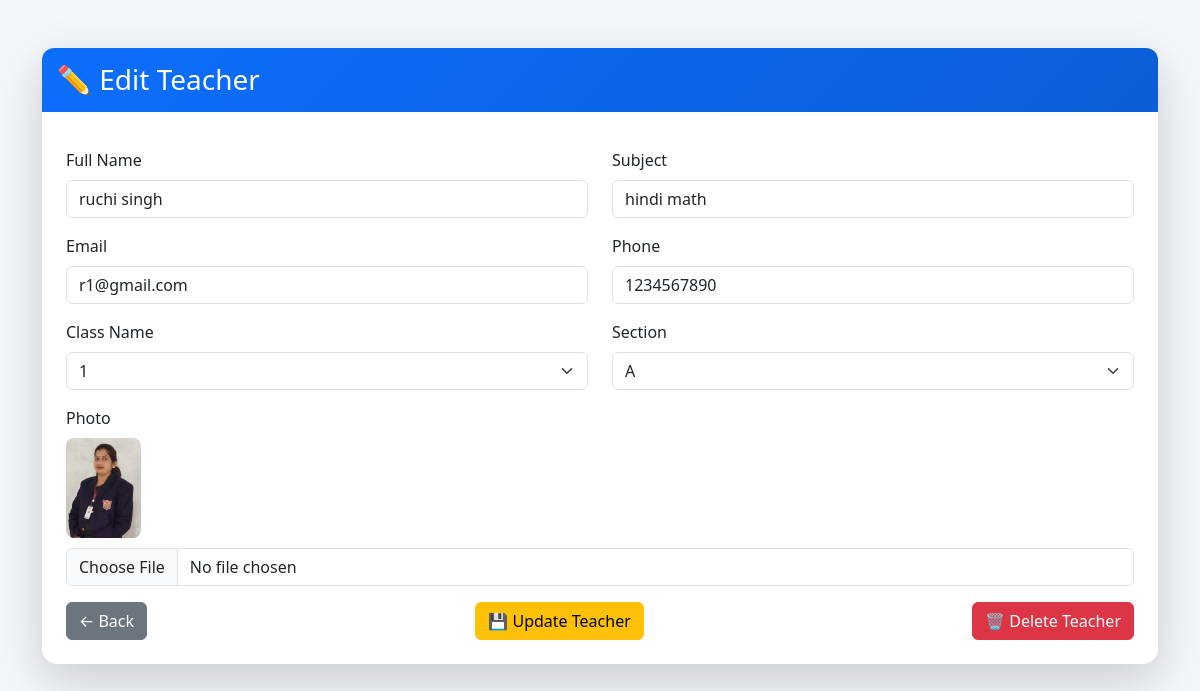
Screenshot of /admin/edit_teacher.php?id=2025TCH002 (signed in) with the database file from the repository.
### tables this page shows
CREATE TABLE `teachers` (
  `teacher_id` varchar(20) NOT NULL,
  `name` varchar(100) NOT NULL,
  `subject` varchar(100) NOT NULL,
  `email` varchar(100) DEFAULT NULL,
  `phone` varchar(20) DEFAULT NULL,
  `classroom_id` varchar(20) DEFAULT 'NA',
  `photo` varchar(255) DEFAULT NULL
);

### admin/edit_teacher.php (the view, shortened to what this page needs)
<?php
require_once '../common/config.php';
$teacher_id = $_GET['id'];
$result = $conn->query("SELECT * FROM teachers WHERE teacher_id='$teacher_id'");
$teacher = $result->fetch_assoc();
?>
<!DOCTYPE html>
<html lang="en">
<head>
<link href="https://cdn.jsdelivr.net/npm/bootstrap@5.3.0/dist/css/bootstrap.min.css" rel="stylesheet">
</head>
<body>
<div class="container mt-5">
<div class="card shadow-lg p-4">
<div class="header-bar"><h3 class="mb-0">✏️ Edit Teacher</h3></div>
<form method="post" enctype="multipart/form-data" class="mt-3">
<div class="row">
<div class="col-md-6 mb-3">
<label class="form-label">Full Name</label>
<input type="text" name="name" value="<?= htmlspecialchars($teacher['name']) ?>" class="form-control" required>
</div>
<div class="col-md-6 mb-3">
<label class="form-label">Subject</label>
<input type="text" name="subject" value="<?= htmlspecialchars($teacher['subject']) ?>" class="form-control" required>
</div>
</div>
<div class="row">
<div class="col-md-6 mb-3">
<label class="form-label">Email</label>
<input type="email" name="email" value="<?= htmlspecialchars($teacher['email']) ?>" class="form-control">
</div>
<div class="col-md-6 mb-3">
<label class="form-label">Phone</label>
<input type="text" name="phone" value="<?= htmlspecialchars($teacher['phone']) ?>" class="form-control">
</div>
</div>
<div class="row">
<div class="col-md-6 mb-3">
<label class="form-label">Class Name</label>
<select name="class_name" class="form-select" required>
<?php
$classes = ['PG','LKG','UKG'];
for($i=1;$i<=10;$i++) $classes[] = (string)$i;
foreach($classes as $c){
    $selected = (strpos($teacher['classroom_id'],$c)===0)?'selected':'';
    echo "<option value='{$c}' {$selected}>{$c}</option>";
}
?>
</select>
</div>
<div class="col-md-6 mb-3">
<label class="form-label">Section</label>
<select name="section" class="form-select" required>
<?php
$sections = ['A','B','C'];
foreach($sections as $s){
    $selected = (strpos($teacher['classroom_id'],'-'.$s)!==false)?'selected':'';
    echo "<option value='{$s}' {$selected}>{$s}</option>";
}
?>
</select>
</div>
</div>
<div class="mb-3">
<label class="form-label">Photo</label><br>
<?php if($teacher['photo'] && file_exists("../images/teachers/".$teacher['photo'])): ?>
<img src="../images/teachers/<?= $teacher['photo'] ?>" class="teacher-photo">
<?php endif; ?>
<input type="file" name="photo" class="form-control" accept="image/*">
</div>
<div class="d-flex justify-content-between">
<a href="show_teacher.php" class="btn btn-secondary">← Back</a>
<button type="submit" class="btn btn-warning">💾 Update Teacher</button>
<a href="delete_teacher.php?id=<?= $teacher['teacher_id'] ?>" class="btn btn-danger" onclick="return confirm('Are you sure you want to delete this teacher?')">🗑️ Delete Teacher</a>
</div>
</form>
</div>
</div>
</body>
</html>

### admin/edit_teacher.php (style rules this page uses)
body { background:#f4f7f9; }
.card { border-radius:15px;border:none; }
.header-bar { background:linear-gradient(135deg,#0d6efd,#0b5ed7);color:white;padding:15px;border-radius:12px 12px 0 0;margin:-24px -24px 20px -24px; }
.teacher-photo { max-height:100px;border-radius:8px;margin-bottom:10px; }

### rows the page displays
teachers: name "ruchi singh", subject "hindi math", email "r1@gmail.com", phone "1234567890", photo (picture)

### other values shown
form field class_name "1"
form field section "A"
